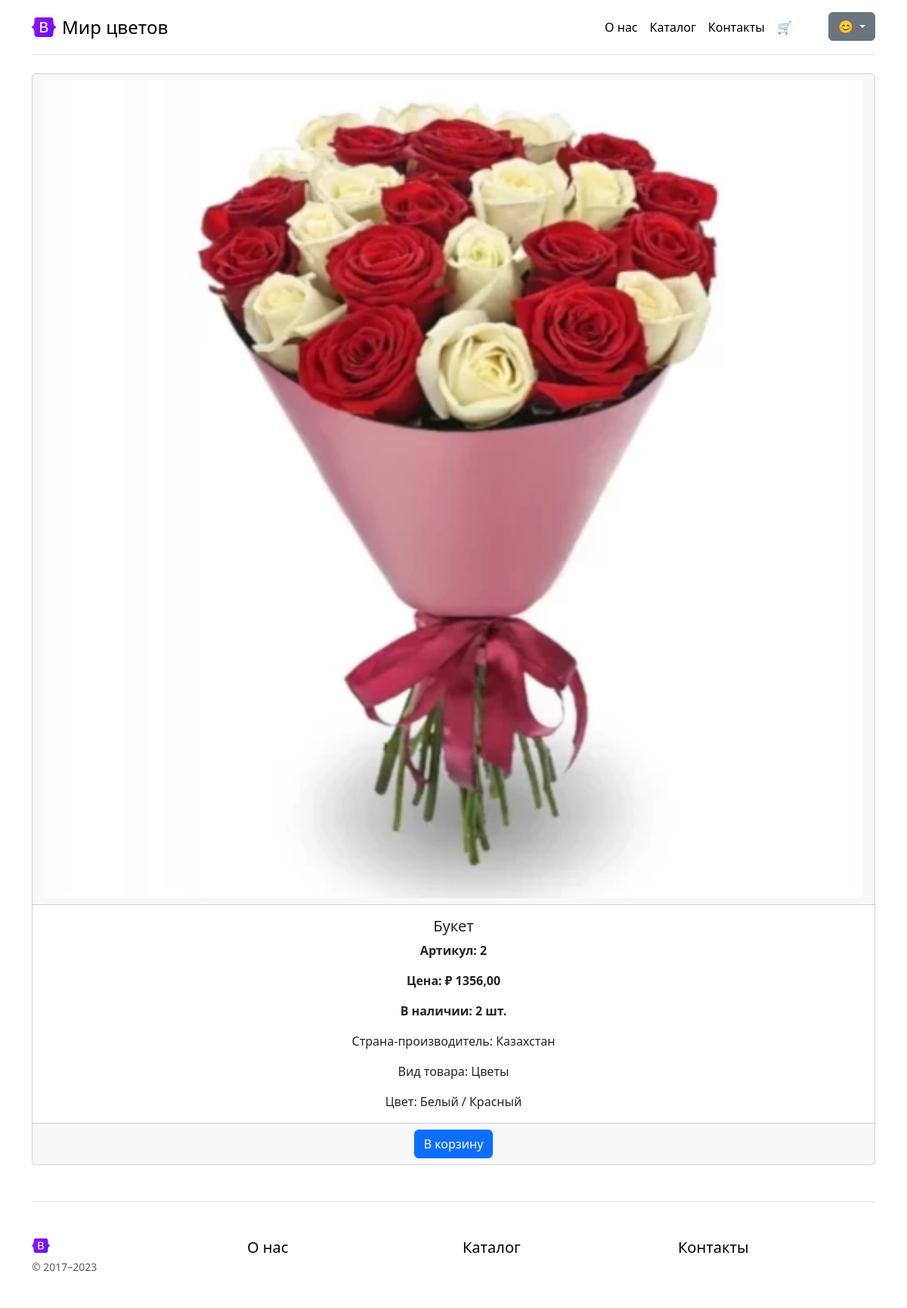
Page /goods/2/ (signed in) on the earlier database version.
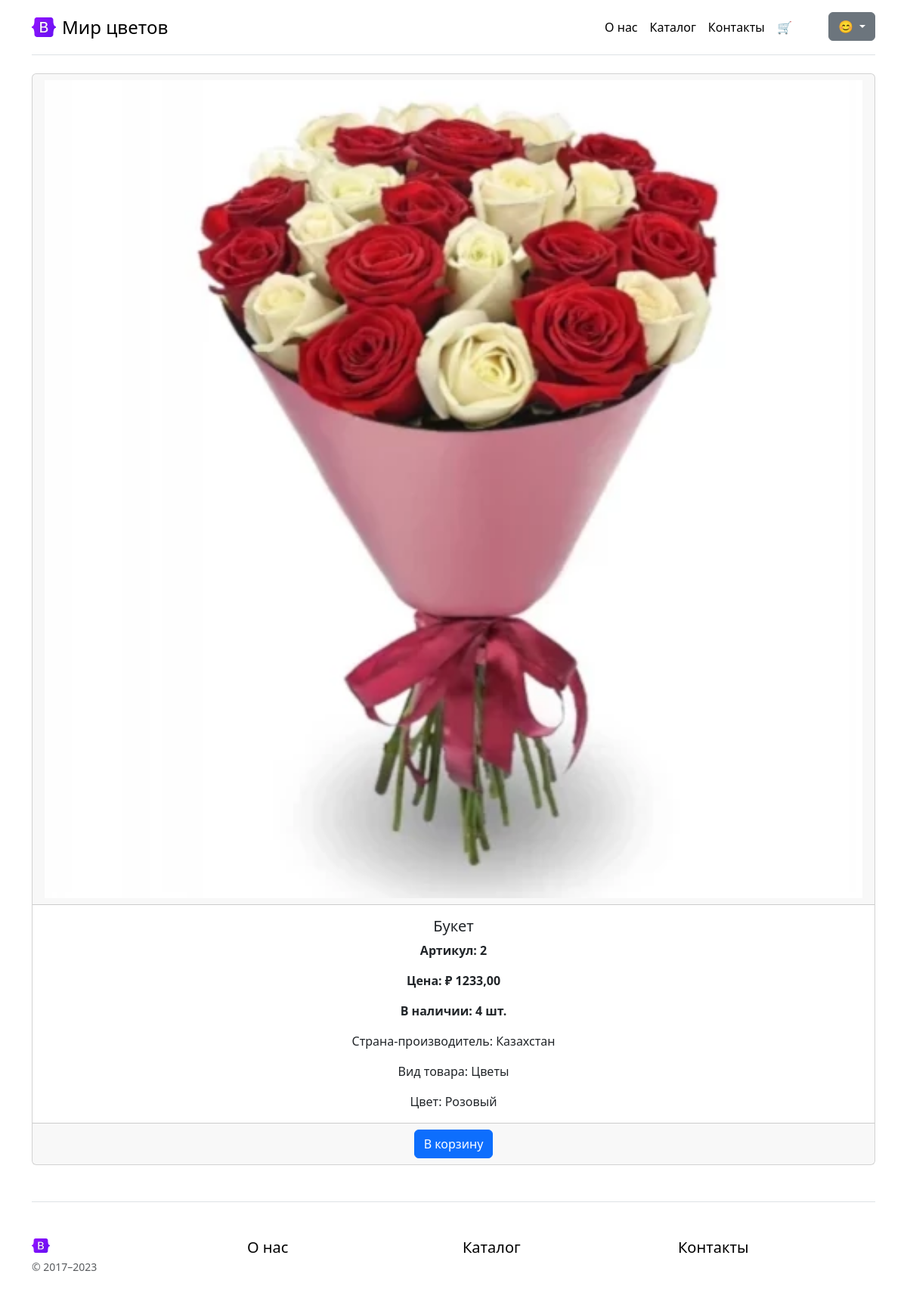
Same page on the later database version.
### goods/models.py (models this page shows, shortened)
class Goods(NameMixin, models.Model):
    objects = models.Manager() # По умолчанию. Нужен для админки.
    in_stock = GoodsManager()
    added = models.DateTimeField(auto_now_add=True,
                                 verbose_name="Дата добавления")
    photo = models.ImageField(verbose_name="Фото")
    price = models.DecimalField(max_digits=10,
                                decimal_places=2,
                                verbose_name="Цена")
    origin = models.ForeignKey(
        "Country",
        on_delete=models.CASCADE,
        verbose_name="Страна-производитель",
    )
    color = models.ForeignKey(
        "Color",
        on_delete=models.CASCADE,
        verbose_name="Цвет",
    )
    category = models.ForeignKey(
        "Category",
        on_delete=models.CASCADE,
        verbose_name="Категория / Вид товара",
    )
    stock = models.PositiveIntegerField(default=0, null=False, blank=False, verbose_name="Остаток товара")
    class Meta:
        verbose_name = "Товар"
        verbose_name_plural = "Товары"

class Color(NameMixin, models.Model):
    class Meta:
        verbose_name = "Цвет"
        verbose_name_plural = "Цвета"

class Country(NameMixin, models.Model):
    class Meta:
        verbose_name = "Страна"
        verbose_name_plural = "Страны"

class Category(NameMixin, models.Model):
    class Meta:
        verbose_name = "Категория/Вид товара"
        verbose_name_plural = "Категории/Виды товаров"

### goods/views.py (the view)
# urls.py: path("goods/<int:pk>/", GoodsDetailView.as_view(), name="goods-detail"),
class GoodsDetailView(DetailView):
    model = Goods
    def get(self, request, *args, **kwargs):
        self.object = get_object_or_404(Goods, pk=kwargs.get("pk"))
        if self.object.stock == 0 :
            raise Http404(
                ("Товар отсутствует")
            )
        assert(self.object.stock > 0)
        context = self.get_context_data(object=self.object)
        return self.render_to_response(context)

### carts/templatetags/cart_extras.py (called while the page is built)
@register.simple_tag
def cart_script(user):
    if not user:
        return
    cart = Cart.objects.filter(user=user)
    result = "<script>"
    result += "</script>"
    return mark_safe(result)

### general/models.py (called while the page is built)
    def __str__(self):
        return self.name

### goods/templates/goods/goods_detail.html (shortened to what this page needs)
{% extends 'general/parts/base.html' %}
{% load cart_extras %}
{% block content %}
<div class="card text-center">
    <div class="card-header">
        <img class="w-100" src="{{ object.photo.url }}" alt="{{ object.name }}"/>
    </div>
    <div class="card-body">
        <h5 class="card-title">{{ object.name }}</h5>
        <p class="card-text fw-bold"><span>Артикул: </span>{{ object.id }}</p>
        <p class="card-text fw-bold"><span>Цена: </span>&#8381; {{ object.price }}</p>
        <p class="card-text fw-bold"><span>В наличии: </span>{{ object.stock }} шт.</p>
        <p class="card-text"><span>Страна-производитель: </span>{{ object.origin }}</p>
        <p class="card-text"><span>Вид товара: </span>{{ object.category }}</p>
        <p class="card-text"><span>Цвет: </span>{{ object.color }}</p>
    </div>
    {% if user.is_authenticated %}
    <div class="card-footer text-body-secondary">
        {% include 'goods/parts/add_to_cart_form.html' with user_id=user.id goods_id=object.id referer=request.get_full_path %}
    </div>
    {% endif %}
</div>
{% endblock %}
{% block script %}
    {% url 'is-enough-in-stock' as the_url %}
{% endblock %}

Differences in the rows shown:
changed Goods "Букет": price "1356,00" → "1233,00"; stock "2" → "4"; color "Белый / Красный" → "Розовый"
